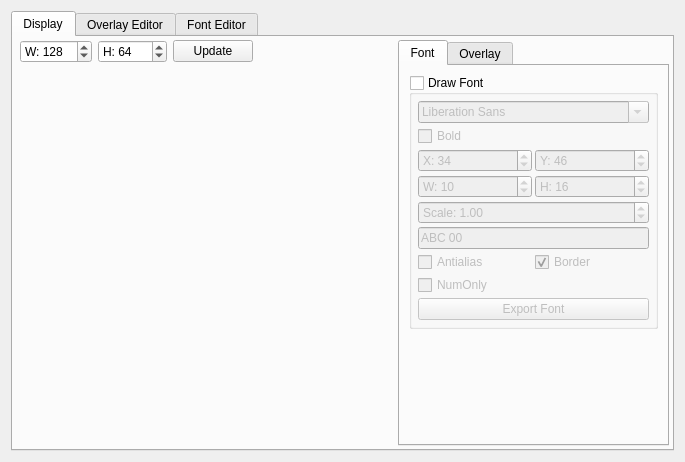
<?xml version="1.0" encoding="UTF-8"?>
<ui version="4.0">
 <class>PageDisplayTool</class>
 <widget class="QWidget" name="PageDisplayTool">
  <property name="geometry">
   <rect>
    <x>0</x>
    <y>0</y>
    <width>685</width>
    <height>462</height>
   </rect>
  </property>
  <property name="windowTitle">
   <string>Form</string>
  </property>
  <layout class="QVBoxLayout" name="verticalLayout_3">
   <item>
    <widget class="QTabWidget" name="tabWidget">
     <property name="currentIndex">
      <number>0</number>
     </property>
     <widget class="QWidget" name="tab">
      <attribute name="title">
       <string>Display</string>
      </attribute>
      <layout class="QHBoxLayout" name="horizontalLayout">
       <property name="spacing">
        <number>2</number>
       </property>
       <property name="leftMargin">
        <number>3</number>
       </property>
       <property name="topMargin">
        <number>3</number>
       </property>
       <property name="rightMargin">
        <number>3</number>
       </property>
       <property name="bottomMargin">
        <number>3</number>
       </property>
       <item>
        <layout class="QVBoxLayout" name="verticalLayout_5">
         <item>
          <widget class="QWidget" name="sizeWidgetDisp">
           <layout class="QHBoxLayout" name="horizontalLayout_3">
            <property name="leftMargin">
             <number>4</number>
            </property>
            <property name="topMargin">
             <number>0</number>
            </property>
            <property name="rightMargin">
             <number>4</number>
            </property>
            <property name="bottomMargin">
             <number>0</number>
            </property>
            <item>
             <widget class="QSpinBox" name="wBoxDisp">
              <property name="arrows" stdset="0">
               <bool>false</bool>
              </property>
              <property name="prefix">
               <string>W: </string>
              </property>
              <property name="maximum">
               <number>1024</number>
              </property>
              <property name="value">
               <number>128</number>
              </property>
             </widget>
            </item>
            <item>
             <widget class="QSpinBox" name="hBoxDisp">
              <property name="arrows" stdset="0">
               <bool>false</bool>
              </property>
              <property name="prefix">
               <string>H: </string>
              </property>
              <property name="maximum">
               <number>1024</number>
              </property>
              <property name="value">
               <number>64</number>
              </property>
             </widget>
            </item>
            <item>
             <widget class="QPushButton" name="updateSizeButtonDisp">
              <property name="text">
               <string>Update</string>
              </property>
             </widget>
            </item>
            <item>
             <spacer name="horizontalSpacer_2">
              <property name="orientation">
               <enum>Qt::Horizontal</enum>
              </property>
              <property name="sizeHint" stdset="0">
               <size>
                <width>40</width>
                <height>20</height>
               </size>
              </property>
             </spacer>
            </item>
           </layout>
          </widget>
         </item>
         <item>
          <widget class="DispEditor" name="fullEditor" native="true">
           <property name="sizePolicy">
            <sizepolicy hsizetype="Preferred" vsizetype="Expanding">
             <horstretch>0</horstretch>
             <verstretch>0</verstretch>
            </sizepolicy>
           </property>
          </widget>
         </item>
        </layout>
       </item>
       <item>
        <widget class="QTabWidget" name="tabWidget_2">
         <property name="sizePolicy">
          <sizepolicy hsizetype="Minimum" vsizetype="Expanding">
           <horstretch>0</horstretch>
           <verstretch>0</verstretch>
          </sizepolicy>
         </property>
         <property name="currentIndex">
          <number>0</number>
         </property>
         <widget class="QWidget" name="tab_3">
          <attribute name="title">
           <string>Font</string>
          </attribute>
          <layout class="QVBoxLayout" name="verticalLayout_2">
           <item>
            <widget class="QGroupBox" name="fontOverlayBox">
             <property name="title">
              <string>Draw Font</string>
             </property>
             <property name="checkable">
              <bool>true</bool>
             </property>
             <property name="checked">
              <bool>false</bool>
             </property>
             <layout class="QGridLayout" name="gridLayout_2">
              <property name="leftMargin">
               <number>6</number>
              </property>
              <property name="topMargin">
               <number>6</number>
              </property>
              <property name="rightMargin">
               <number>6</number>
              </property>
              <property name="bottomMargin">
               <number>6</number>
              </property>
              <property name="spacing">
               <number>3</number>
              </property>
              <item row="5" column="0" colspan="2">
               <widget class="QLineEdit" name="fontSampleEdit">
                <property name="sizePolicy">
                 <sizepolicy hsizetype="Minimum" vsizetype="Fixed">
                  <horstretch>0</horstretch>
                  <verstretch>0</verstretch>
                 </sizepolicy>
                </property>
                <property name="text">
                 <string>ABC 00</string>
                </property>
               </widget>
              </item>
              <item row="3" column="0">
               <widget class="QSpinBox" name="fontWBox">
                <property name="prefix">
                 <string>W: </string>
                </property>
                <property name="maximum">
                 <number>128</number>
                </property>
                <property name="value">
                 <number>10</number>
                </property>
               </widget>
              </item>
              <item row="0" column="0" colspan="2">
               <widget class="QFontComboBox" name="fontBox">
                <property name="sizePolicy">
                 <sizepolicy hsizetype="Minimum" vsizetype="Fixed">
                  <horstretch>0</horstretch>
                  <verstretch>0</verstretch>
                 </sizepolicy>
                </property>
               </widget>
              </item>
              <item row="8" column="0" colspan="2">
               <widget class="QPushButton" name="exportFontButton">
                <property name="text">
                 <string>Export Font</string>
                </property>
               </widget>
              </item>
              <item row="6" column="1">
               <widget class="QCheckBox" name="fontBorderBox">
                <property name="toolTip">
                 <string>Draw border around characters to see their bounding box</string>
                </property>
                <property name="text">
                 <string>Border</string>
                </property>
                <property name="checked">
                 <bool>true</bool>
                </property>
               </widget>
              </item>
              <item row="1" column="0">
               <widget class="QCheckBox" name="fontBoldBox">
                <property name="text">
                 <string>Bold</string>
                </property>
               </widget>
              </item>
              <item row="6" column="0">
               <widget class="QCheckBox" name="fontAABox">
                <property name="text">
                 <string>Antialias</string>
                </property>
               </widget>
              </item>
              <item row="4" column="0" colspan="2">
               <widget class="QDoubleSpinBox" name="fontScaleBox">
                <property name="prefix">
                 <string>Scale: </string>
                </property>
                <property name="decimals">
                 <number>2</number>
                </property>
                <property name="maximum">
                 <double>10.000000000000000</double>
                </property>
                <property name="singleStep">
                 <double>0.010000000000000</double>
                </property>
                <property name="value">
                 <double>1.000000000000000</double>
                </property>
               </widget>
              </item>
              <item row="2" column="0">
               <widget class="QSpinBox" name="fontXPosBox">
                <property name="prefix">
                 <string>X: </string>
                </property>
                <property name="maximum">
                 <number>512</number>
                </property>
                <property name="value">
                 <number>34</number>
                </property>
               </widget>
              </item>
              <item row="2" column="1">
               <widget class="QSpinBox" name="fontYPosBox">
                <property name="prefix">
                 <string>Y: </string>
                </property>
                <property name="maximum">
                 <number>512</number>
                </property>
                <property name="value">
                 <number>46</number>
                </property>
               </widget>
              </item>
              <item row="3" column="1">
               <widget class="QSpinBox" name="fontHBox">
                <property name="prefix">
                 <string>H: </string>
                </property>
                <property name="maximum">
                 <number>128</number>
                </property>
                <property name="value">
                 <number>16</number>
                </property>
               </widget>
              </item>
              <item row="7" column="0" colspan="2">
               <widget class="QCheckBox" name="exportCustomNumOnlyBox">
                <property name="toolTip">
                 <string>Export only numbers to save space</string>
                </property>
                <property name="text">
                 <string>NumOnly</string>
                </property>
               </widget>
              </item>
             </layout>
            </widget>
           </item>
           <item>
            <spacer name="verticalSpacer">
             <property name="orientation">
              <enum>Qt::Vertical</enum>
             </property>
             <property name="sizeHint" stdset="0">
              <size>
               <width>20</width>
               <height>40</height>
              </size>
             </property>
            </spacer>
           </item>
          </layout>
         </widget>
         <widget class="QWidget" name="tab_4">
          <attribute name="title">
           <string>Overlay</string>
          </attribute>
          <layout class="QVBoxLayout" name="verticalLayout_4">
           <item>
            <widget class="QGroupBox" name="overlayBox">
             <property name="title">
              <string>Draw Overlay</string>
             </property>
             <property name="checkable">
              <bool>true</bool>
             </property>
             <property name="checked">
              <bool>false</bool>
             </property>
             <layout class="QGridLayout" name="gridLayout">
              <property name="leftMargin">
               <number>6</number>
              </property>
              <property name="topMargin">
               <number>6</number>
              </property>
              <property name="rightMargin">
               <number>6</number>
              </property>
              <property name="bottomMargin">
               <number>6</number>
              </property>
              <property name="spacing">
               <number>3</number>
              </property>
              <item row="5" column="0">
               <widget class="QLabel" name="label_6">
                <property name="toolTip">
                 <string>Image rotation in degrees</string>
                </property>
                <property name="text">
                 <string>Rotation</string>
                </property>
               </widget>
              </item>
              <item row="8" column="0" colspan="3">
               <widget class="QPushButton" name="ovSaveButton">
                <property name="toolTip">
                 <string>Save overlay to layer 2 on image. Layer 2 can be enabled and disabled independently.</string>
                </property>
                <property name="text">
                 <string>Save to Layer 2</string>
                </property>
               </widget>
              </item>
              <item row="1" column="0">
               <widget class="QLabel" name="label_2">
                <property name="toolTip">
                 <string>Corner to start crop. The image will not be drawn outside of the crop area. Cropping the drawing greatly improves performance.</string>
                </property>
                <property name="text">
                 <string>Crop Start</string>
                </property>
               </widget>
              </item>
              <item row="6" column="1" colspan="2">
               <widget class="QDoubleSpinBox" name="ovScaleBox">
                <property name="decimals">
                 <number>3</number>
                </property>
                <property name="maximum">
                 <double>100.000000000000000</double>
                </property>
                <property name="singleStep">
                 <double>0.010000000000000</double>
                </property>
                <property name="value">
                 <double>1.000000000000000</double>
                </property>
               </widget>
              </item>
              <item row="0" column="0">
               <widget class="QLabel" name="label">
                <property name="toolTip">
                 <string>Position to draw image</string>
                </property>
                <property name="text">
                 <string>Position</string>
                </property>
               </widget>
              </item>
              <item row="3" column="1">
               <widget class="QSpinBox" name="ovImCXPosBox">
                <property name="prefix">
                 <string>X: </string>
                </property>
                <property name="minimum">
                 <number>-1024</number>
                </property>
                <property name="maximum">
                 <number>1024</number>
                </property>
               </widget>
              </item>
              <item row="4" column="0">
               <widget class="QLabel" name="label_5">
                <property name="toolTip">
                 <string>Rotation will be done around this pixel on the image</string>
                </property>
                <property name="text">
                 <string>Rot Center</string>
                </property>
               </widget>
              </item>
              <item row="4" column="1">
               <widget class="QSpinBox" name="ovRXPosBox">
                <property name="prefix">
                 <string>X: </string>
                </property>
                <property name="minimum">
                 <number>-1024</number>
                </property>
                <property name="maximum">
                 <number>1024</number>
                </property>
               </widget>
              </item>
              <item row="1" column="1">
               <widget class="QSpinBox" name="ovCrXPosBox">
                <property name="prefix">
                 <string>X: </string>
                </property>
                <property name="maximum">
                 <number>512</number>
                </property>
               </widget>
              </item>
              <item row="3" column="2">
               <widget class="QSpinBox" name="ovImCYPosBox">
                <property name="prefix">
                 <string>Y: </string>
                </property>
                <property name="minimum">
                 <number>-1024</number>
                </property>
                <property name="maximum">
                 <number>1024</number>
                </property>
               </widget>
              </item>
              <item row="0" column="1">
               <widget class="QSpinBox" name="ovXPosBox">
                <property name="prefix">
                 <string>X: </string>
                </property>
                <property name="minimum">
                 <number>-512</number>
                </property>
                <property name="maximum">
                 <number>512</number>
                </property>
               </widget>
              </item>
              <item row="2" column="0">
               <widget class="QLabel" name="label_3">
                <property name="toolTip">
                 <string>Size of cropped area</string>
                </property>
                <property name="text">
                 <string>Crop Size</string>
                </property>
               </widget>
              </item>
              <item row="5" column="1" colspan="2">
               <widget class="QDoubleSpinBox" name="ovRotBox">
                <property name="suffix">
                 <string> Deg</string>
                </property>
                <property name="minimum">
                 <double>-360.000000000000000</double>
                </property>
                <property name="maximum">
                 <double>360.000000000000000</double>
                </property>
               </widget>
              </item>
              <item row="6" column="0">
               <widget class="QLabel" name="label_7">
                <property name="toolTip">
                 <string>Image scale</string>
                </property>
                <property name="text">
                 <string>Scale</string>
                </property>
               </widget>
              </item>
              <item row="2" column="2">
               <widget class="QSpinBox" name="ovCrHBox">
                <property name="prefix">
                 <string>H: </string>
                </property>
                <property name="maximum">
                 <number>512</number>
                </property>
                <property name="value">
                 <number>512</number>
                </property>
               </widget>
              </item>
              <item row="3" column="0">
               <widget class="QLabel" name="label_4">
                <property name="toolTip">
                 <string>This pixel on the image will correspond to the position above</string>
                </property>
                <property name="text">
                 <string>Img Center</string>
                </property>
               </widget>
              </item>
              <item row="7" column="0">
               <widget class="QLabel" name="label_8">
                <property name="text">
                 <string>Transparent</string>
                </property>
               </widget>
              </item>
              <item row="1" column="2">
               <widget class="QSpinBox" name="ovCrYPosBox">
                <property name="prefix">
                 <string>Y: </string>
                </property>
                <property name="maximum">
                 <number>512</number>
                </property>
               </widget>
              </item>
              <item row="2" column="1">
               <widget class="QSpinBox" name="ovCrWBox">
                <property name="prefix">
                 <string>W: </string>
                </property>
                <property name="maximum">
                 <number>512</number>
                </property>
                <property name="value">
                 <number>512</number>
                </property>
               </widget>
              </item>
              <item row="7" column="1" colspan="2">
               <widget class="QSpinBox" name="ovTrBox">
                <property name="toolTip">
                 <string>Color index on image to count as transparent.</string>
                </property>
                <property name="minimum">
                 <number>-1</number>
                </property>
                <property name="maximum">
                 <number>15</number>
                </property>
                <property name="value">
                 <number>0</number>
                </property>
               </widget>
              </item>
              <item row="4" column="2">
               <widget class="QSpinBox" name="ovRYPosBox">
                <property name="prefix">
                 <string>Y: </string>
                </property>
                <property name="minimum">
                 <number>-1024</number>
                </property>
                <property name="maximum">
                 <number>1024</number>
                </property>
               </widget>
              </item>
              <item row="0" column="2">
               <widget class="QSpinBox" name="ovYPosBox">
                <property name="prefix">
                 <string>Y: </string>
                </property>
                <property name="minimum">
                 <number>-512</number>
                </property>
                <property name="maximum">
                 <number>512</number>
                </property>
               </widget>
              </item>
             </layout>
            </widget>
           </item>
           <item>
            <spacer name="verticalSpacer_2">
             <property name="orientation">
              <enum>Qt::Vertical</enum>
             </property>
             <property name="sizeHint" stdset="0">
              <size>
               <width>20</width>
               <height>40</height>
              </size>
             </property>
            </spacer>
           </item>
          </layout>
         </widget>
        </widget>
       </item>
      </layout>
     </widget>
     <widget class="QWidget" name="tab_2">
      <attribute name="title">
       <string>Overlay Editor</string>
      </attribute>
      <layout class="QVBoxLayout" name="verticalLayout">
       <property name="spacing">
        <number>2</number>
       </property>
       <property name="leftMargin">
        <number>3</number>
       </property>
       <property name="topMargin">
        <number>3</number>
       </property>
       <property name="rightMargin">
        <number>3</number>
       </property>
       <property name="bottomMargin">
        <number>3</number>
       </property>
       <item>
        <widget class="QWidget" name="sizeWidget">
         <layout class="QHBoxLayout" name="horizontalLayout_2">
          <property name="leftMargin">
           <number>4</number>
          </property>
          <property name="topMargin">
           <number>0</number>
          </property>
          <property name="rightMargin">
           <number>4</number>
          </property>
          <property name="bottomMargin">
           <number>0</number>
          </property>
          <item>
           <widget class="QSpinBox" name="wBox">
            <property name="arrows" stdset="0">
             <bool>false</bool>
            </property>
            <property name="prefix">
             <string>W: </string>
            </property>
            <property name="maximum">
             <number>1024</number>
            </property>
            <property name="value">
             <number>128</number>
            </property>
           </widget>
          </item>
          <item>
           <widget class="QSpinBox" name="hBox">
            <property name="arrows" stdset="0">
             <bool>false</bool>
            </property>
            <property name="prefix">
             <string>H: </string>
            </property>
            <property name="maximum">
             <number>1024</number>
            </property>
            <property name="value">
             <number>64</number>
            </property>
           </widget>
          </item>
          <item>
           <widget class="QPushButton" name="updateSizeButton">
            <property name="text">
             <string>Update</string>
            </property>
           </widget>
          </item>
          <item>
           <spacer name="horizontalSpacer">
            <property name="orientation">
             <enum>Qt::Horizontal</enum>
            </property>
            <property name="sizeHint" stdset="0">
             <size>
              <width>40</width>
              <height>20</height>
             </size>
            </property>
           </spacer>
          </item>
         </layout>
        </widget>
       </item>
       <item>
        <widget class="DispEditor" name="customEditor" native="true">
         <property name="sizePolicy">
          <sizepolicy hsizetype="Preferred" vsizetype="Expanding">
           <horstretch>0</horstretch>
           <verstretch>0</verstretch>
          </sizepolicy>
         </property>
        </widget>
       </item>
      </layout>
     </widget>
     <widget class="QWidget" name="tab_5">
      <attribute name="title">
       <string>Font Editor</string>
      </attribute>
      <layout class="QVBoxLayout" name="verticalLayout_6">
       <item>
        <widget class="QGroupBox" name="fontEditBox">
         <property name="title">
          <string>Font</string>
         </property>
         <layout class="QVBoxLayout" name="verticalLayout_7">
          <item>
           <layout class="QGridLayout" name="gridLayout_3">
            <property name="horizontalSpacing">
             <number>10</number>
            </property>
            <property name="verticalSpacing">
             <number>8</number>
            </property>
            <item row="0" column="0">
             <layout class="QHBoxLayout" name="horizontalLayout_4">
              <property name="spacing">
               <number>16</number>
              </property>
              <item>
               <widget class="QRadioButton" name="fontEditAllButton">
                <property name="text">
                 <string>All</string>
                </property>
                <property name="checked">
                 <bool>true</bool>
                </property>
               </widget>
              </item>
              <item>
               <widget class="QRadioButton" name="fontEditNumOnlyButton">
                <property name="text">
                 <string>Numbers Only</string>
                </property>
               </widget>
              </item>
             </layout>
            </item>
            <item row="0" column="1" alignment="Qt::AlignmentFlag::AlignRight">
             <widget class="QPushButton" name="fontEditApplyButton">
              <property name="primary" stdset="0">
               <bool>true</bool>
              </property>
              <property name="toolTip">
               <string>Apply font and settings</string>
              </property>
              <property name="text">
               <string>Apply</string>
              </property>
             </widget>
            </item>
            <item row="1" column="0" colspan="2">
             <widget class="QFontComboBox" name="fontEditFontBox">
              <property name="sizePolicy">
               <sizepolicy hsizetype="Expanding" vsizetype="Fixed">
                <horstretch>0</horstretch>
                <verstretch>0</verstretch>
               </sizepolicy>
              </property>
             </widget>
            </item>
            <item row="2" column="0">
             <widget class="QCheckBox" name="fontEditAABox">
              <property name="text">
               <string>Anti Alias (2bpp)</string>
              </property>
             </widget>
            </item>
            <item row="2" column="1">
             <widget class="QCheckBox" name="fontEditBoldBox">
              <property name="text">
               <string>Bold</string>
              </property>
             </widget>
            </item>
            <item row="3" column="0">
             <widget class="QCheckBox" name="fontEditBorderBox">
              <property name="toolTip">
               <string>Draw border around characters to see their bounding box</string>
              </property>
              <property name="text">
               <string>Border</string>
              </property>
              <property name="checked">
               <bool>true</bool>
              </property>
             </widget>
            </item>
            <item row="4" column="0">
             <widget class="QSpinBox" name="fontEditWBox">
              <property name="prefix">
               <string>W: </string>
              </property>
              <property name="maximum">
               <number>128</number>
              </property>
              <property name="value">
               <number>10</number>
              </property>
             </widget>
            </item>
            <item row="4" column="1">
             <widget class="QSpinBox" name="fontEditHBox">
              <property name="prefix">
               <string>H: </string>
              </property>
              <property name="maximum">
               <number>128</number>
              </property>
              <property name="value">
               <number>16</number>
              </property>
             </widget>
            </item>
            <item row="5" column="0" colspan="2">
             <widget class="QDoubleSpinBox" name="fontEditScaleBox">
              <property name="prefix">
               <string>Scale: </string>
              </property>
              <property name="decimals">
               <number>2</number>
              </property>
              <property name="maximum">
               <double>10.000000000000000</double>
              </property>
              <property name="singleStep">
               <double>0.010000000000000</double>
              </property>
              <property name="value">
               <double>1.000000000000000</double>
              </property>
             </widget>
            </item>
            <item row="6" column="0">
             <widget class="QPushButton" name="fontEditExportButton">
              <property name="text">
               <string>Export Font</string>
              </property>
             </widget>
            </item>
            <item row="6" column="1">
             <widget class="QPushButton" name="fontEditImportButton">
              <property name="text">
               <string>Import Font</string>
              </property>
             </widget>
            </item>
           </layout>
          </item>
         </layout>
        </widget>
       </item>
       <item>
        <widget class="DispEditor" name="fontEditor" native="true">
         <property name="sizePolicy">
          <sizepolicy hsizetype="Preferred" vsizetype="Expanding">
           <horstretch>0</horstretch>
           <verstretch>0</verstretch>
          </sizepolicy>
         </property>
        </widget>
       </item>
      </layout>
     </widget>
    </widget>
   </item>
  </layout>
 </widget>
 <customwidgets>
  <customwidget>
   <class>DispEditor</class>
   <extends>QWidget</extends>
   <header>display_tool/dispeditor.h</header>
   <container>1</container>
  </customwidget>
 </customwidgets>
 <resources/>
 <connections/>
</ui>
